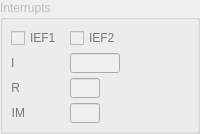
             <widget class="QGroupBox" name="groupInterrupts">
              <property name="enabled">
               <bool>false</bool>
              </property>
              <property name="sizePolicy">
               <sizepolicy hsizetype="Preferred" vsizetype="Maximum">
                <horstretch>0</horstretch>
                <verstretch>0</verstretch>
               </sizepolicy>
              </property>
              <property name="maximumSize">
               <size>
                <width>16777215</width>
                <height>16777215</height>
               </size>
              </property>
              <property name="title">
               <string>Interrupts</string>
              </property>
              <layout class="QFormLayout" name="formLayout_2">
               <property name="formAlignment">
                <set>Qt::AlignLeading|Qt::AlignLeft|Qt::AlignTop</set>
               </property>
               <property name="horizontalSpacing">
                <number>5</number>
               </property>
               <property name="verticalSpacing">
                <number>5</number>
               </property>
               <property name="leftMargin">
                <number>8</number>
               </property>
               <property name="topMargin">
                <number>8</number>
               </property>
               <property name="rightMargin">
                <number>8</number>
               </property>
               <property name="bottomMargin">
                <number>8</number>
               </property>
               <item row="0" column="0">
                <widget class="QCheckBox" name="checkIEF1">
                 <property name="palette">
                  <palette>
                   <active>
                    <colorrole role="WindowText">
                     <brush brushstyle="SolidPattern">
                      <color alpha="255">
                       <red>0</red>
                       <green>170</green>
                       <blue>0</blue>
                      </color>
                     </brush>
                    </colorrole>
                   </active>
                   <inactive>
                    <colorrole role="WindowText">
                     <brush brushstyle="SolidPattern">
                      <color alpha="255">
                       <red>0</red>
                       <green>170</green>
                       <blue>0</blue>
                      </color>
                     </brush>
                    </colorrole>
                   </inactive>
                   <disabled>
                    <colorrole role="WindowText">
                     <brush brushstyle="SolidPattern">
                      <color alpha="255">
                       <red>120</red>
                       <green>120</green>
                       <blue>120</blue>
                      </color>
                     </brush>
                    </colorrole>
                   </disabled>
                  </palette>
                 </property>
                 <property name="text">
                  <string>IEF1 </string>
                 </property>
                </widget>
               </item>
               <item row="0" column="1">
                <widget class="QCheckBox" name="checkIEF2">
                 <property name="palette">
                  <palette>
                   <active>
                    <colorrole role="WindowText">
                     <brush brushstyle="SolidPattern">
                      <color alpha="255">
                       <red>0</red>
                       <green>170</green>
                       <blue>0</blue>
                      </color>
                     </brush>
                    </colorrole>
                   </active>
                   <inactive>
                    <colorrole role="WindowText">
                     <brush brushstyle="SolidPattern">
                      <color alpha="255">
                       <red>0</red>
                       <green>170</green>
                       <blue>0</blue>
                      </color>
                     </brush>
                    </colorrole>
                   </inactive>
                   <disabled>
                    <colorrole role="WindowText">
                     <brush brushstyle="SolidPattern">
                      <color alpha="255">
                       <red>120</red>
                       <green>120</green>
                       <blue>120</blue>
                      </color>
                     </brush>
                    </colorrole>
                   </disabled>
                  </palette>
                 </property>
                 <property name="text">
                  <string>IEF2</string>
                 </property>
                </widget>
               </item>
               <item row="1" column="0">
                <widget class="QLabel" name="label_8">
                 <property name="palette">
                  <palette>
                   <active>
                    <colorrole role="WindowText">
                     <brush brushstyle="SolidPattern">
                      <color alpha="255">
                       <red>0</red>
                       <green>170</green>
                       <blue>0</blue>
                      </color>
                     </brush>
                    </colorrole>
                   </active>
                   <inactive>
                    <colorrole role="WindowText">
                     <brush brushstyle="SolidPattern">
                      <color alpha="255">
                       <red>0</red>
                       <green>170</green>
                       <blue>0</blue>
                      </color>
                     </brush>
                    </colorrole>
                   </inactive>
                   <disabled>
                    <colorrole role="WindowText">
                     <brush brushstyle="SolidPattern">
                      <color alpha="255">
                       <red>120</red>
                       <green>120</green>
                       <blue>120</blue>
                      </color>
                     </brush>
                    </colorrole>
                   </disabled>
                  </palette>
                 </property>
                 <property name="layoutDirection">
                  <enum>Qt::LeftToRight</enum>
                 </property>
                 <property name="text">
                  <string>I</string>
                 </property>
                 <property name="alignment">
                  <set>Qt::AlignLeading|Qt::AlignLeft|Qt::AlignVCenter</set>
                 </property>
                </widget>
               </item>
               <item row="1" column="1">
                <widget class="QLineEdit" name="iregView">
                 <property name="sizePolicy">
                  <sizepolicy hsizetype="Preferred" vsizetype="Preferred">
                   <horstretch>0</horstretch>
                   <verstretch>0</verstretch>
                  </sizepolicy>
                 </property>
                 <property name="minimumSize">
                  <size>
                   <width>0</width>
                   <height>20</height>
                  </size>
                 </property>
                 <property name="maximumSize">
                  <size>
                   <width>50</width>
                   <height>20</height>
                  </size>
                 </property>
                 <property name="inputMask">
                  <string>&gt;HHHH</string>
                 </property>
                 <property name="maxLength">
                  <number>4</number>
                 </property>
                </widget>
               </item>
               <item row="2" column="0">
                <widget class="QLabel" name="label_9">
                 <property name="palette">
                  <palette>
                   <active>
                    <colorrole role="WindowText">
                     <brush brushstyle="SolidPattern">
                      <color alpha="255">
                       <red>0</red>
                       <green>170</green>
                       <blue>0</blue>
                      </color>
                     </brush>
                    </colorrole>
                   </active>
                   <inactive>
                    <colorrole role="WindowText">
                     <brush brushstyle="SolidPattern">
                      <color alpha="255">
                       <red>0</red>
                       <green>170</green>
                       <blue>0</blue>
                      </color>
                     </brush>
                    </colorrole>
                   </inactive>
                   <disabled>
                    <colorrole role="WindowText">
                     <brush brushstyle="SolidPattern">
                      <color alpha="255">
                       <red>120</red>
                       <green>120</green>
                       <blue>120</blue>
                      </color>
                     </brush>
                    </colorrole>
                   </disabled>
                  </palette>
                 </property>
                 <property name="text">
                  <string>R</string>
                 </property>
                 <property name="alignment">
                  <set>Qt::AlignRight|Qt::AlignTrailing|Qt::AlignVCenter</set>
                 </property>
                </widget>
               </item>
               <item row="2" column="1">
                <widget class="QLineEdit" name="rregView">
                 <property name="sizePolicy">
                  <sizepolicy hsizetype="Preferred" vsizetype="Preferred">
                   <horstretch>0</horstretch>
                   <verstretch>0</verstretch>
                  </sizepolicy>
                 </property>
                 <property name="minimumSize">
                  <size>
                   <width>0</width>
                   <height>20</height>
                  </size>
                 </property>
                 <property name="maximumSize">
                  <size>
                   <width>30</width>
                   <height>20</height>
                  </size>
                 </property>
                 <property name="inputMask">
                  <string>&gt;HH</string>
                 </property>
                 <property name="maxLength">
                  <number>2</number>
                 </property>
                </widget>
               </item>
               <item row="3" column="0">
                <widget class="QLabel" name="label_10">
                 <property name="palette">
                  <palette>
                   <active>
                    <colorrole role="WindowText">
                     <brush brushstyle="SolidPattern">
                      <color alpha="255">
                       <red>0</red>
                       <green>170</green>
                       <blue>0</blue>
                      </color>
                     </brush>
                    </colorrole>
                   </active>
                   <inactive>
                    <colorrole role="WindowText">
                     <brush brushstyle="SolidPattern">
                      <color alpha="255">
                       <red>0</red>
                       <green>170</green>
                       <blue>0</blue>
                      </color>
                     </brush>
                    </colorrole>
                   </inactive>
                   <disabled>
                    <colorrole role="WindowText">
                     <brush brushstyle="SolidPattern">
                      <color alpha="255">
                       <red>120</red>
                       <green>120</green>
                       <blue>120</blue>
                      </color>
                     </brush>
                    </colorrole>
                   </disabled>
                  </palette>
                 </property>
                 <property name="text">
                  <string>IM</string>
                 </property>
                 <property name="alignment">
                  <set>Qt::AlignRight|Qt::AlignTrailing|Qt::AlignVCenter</set>
                 </property>
                </widget>
               </item>
               <item row="3" column="1">
                <widget class="QLineEdit" name="imregView">
                 <property name="sizePolicy">
                  <sizepolicy hsizetype="Preferred" vsizetype="Preferred">
                   <horstretch>0</horstretch>
                   <verstretch>0</verstretch>
                  </sizepolicy>
                 </property>
                 <property name="minimumSize">
                  <size>
                   <width>0</width>
                   <height>20</height>
                  </size>
                 </property>
                 <property name="maximumSize">
                  <size>
                   <width>30</width>
                   <height>20</height>
                  </size>
                 </property>
                 <property name="inputMask">
                  <string>&gt;9</string>
                 </property>
                 <property name="maxLength">
                  <number>1</number>
                 </property>
                </widget>
               </item>
              </layout>
             </widget>
